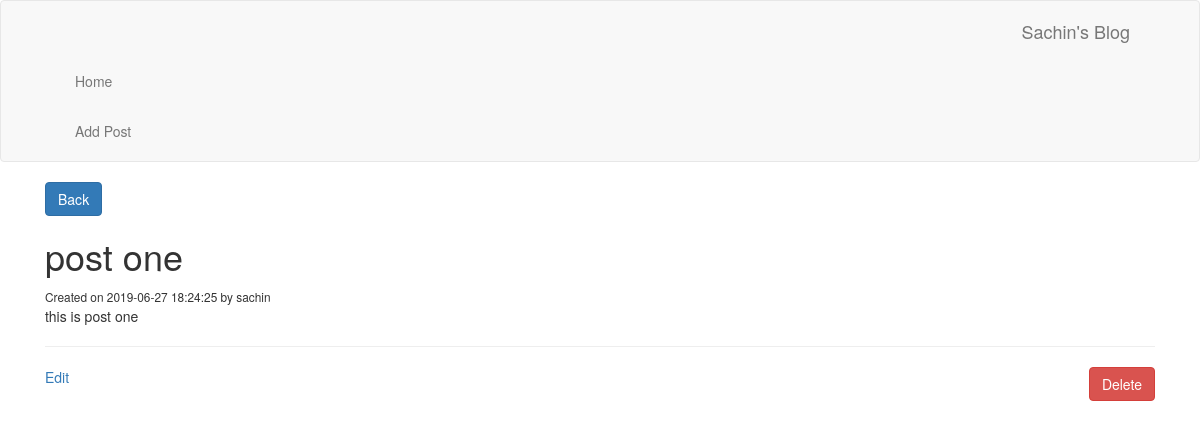
The page /post.php?id=1 on the database its author committed.
### tables this page shows
CREATE TABLE `posts` (
  `id` int(11) NOT NULL,
  `title` varchar(255) NOT NULL,
  `body` text NOT NULL,
  `author` varchar(255) NOT NULL,
  `created_at` timestamp NULL DEFAULT CURRENT_TIMESTAMP
);

### post.php (the view, shortened to what this page needs)
<?php
require ('config/db.php');
$id=mysqli_real_escape_string($conn,$_GET['id']);
$query='SELECT * FROM posts WHERE id = '.$id;
$result = mysqli_query($conn,$query);
$post = mysqli_fetch_assoc($result);
?>
<?php include ('inc/header.php');?>
<div class="container">
<a class="btn btn-primary" href="index.php">Back</a>
<h1><?php echo $post['title']; ?></h1>
		<small>Created on <?php echo $post['created_at']; ?> by <?php echo $post['author'];?> </small>
		<p><?php echo $post['body'];?></p>
		<hr>
		<form class="pull-right" method="POST" action="<?php echo $_SERVER['PHP_SELF'];?>">
		<input type="submit" name="delete" class="btn btn-danger" value="Delete">
		</form>
		<a href="editpost.php?id=<?php echo $post['id']; ?>">Edit</a>
</div>
<?php include ('inc/footer.php');?>

### rows shown on the page
posts: title "post one", created_at "2019-06-27 18:24:25", author "sachin", body "this is post one"
